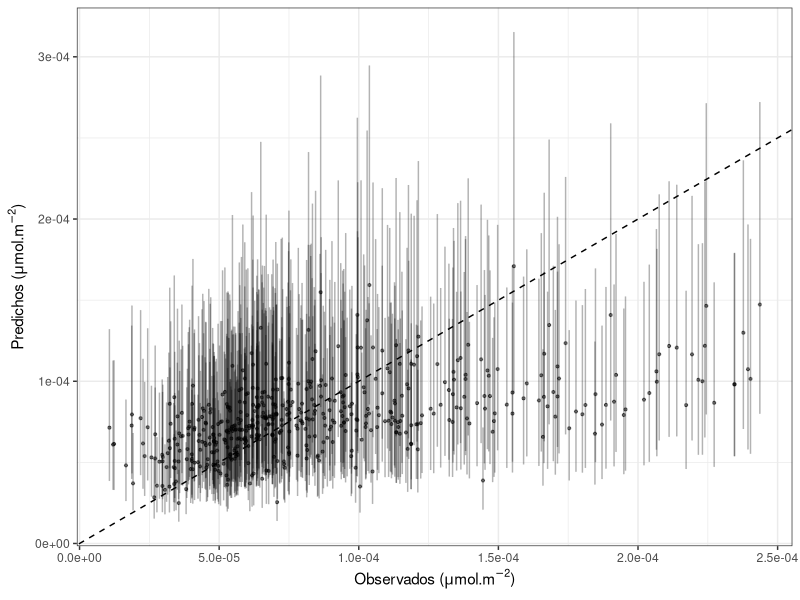

Reproduce this figure in R.
#### Resultados modelo 2:

library(tidyverse)
library(data.table)
library(scales)


datos <- fread("Datos/Resultados_prophet/Modelo_2/resultados_modelo_2_unidades_reales.csv")

plot.validacion <- datos[!is.na(y)] %>%
  ggplot(aes(x = y, y = prediccion_train, ymin = prediccion_train_min, ymax = prediccion_train_max)) +
  geom_point(alpha = 0.5, size = 0.75)+
  geom_errorbar(alpha = 0.3) +
  geom_abline(slope = 1, intercept = c(0, 0), linetype = "dashed") +
  theme_bw() +
  scale_x_continuous(labels = scientific) +
  labs(x = expression(paste("Observados (", mu, "mol.", m^-2, ")")), y = expression(paste("Predichos (", mu, "mol.", m^-2, ")")))

ggsave("Figuras/Modelo_2/Validacion_m2.png", plot.validacion, width = 10, height = 6)
